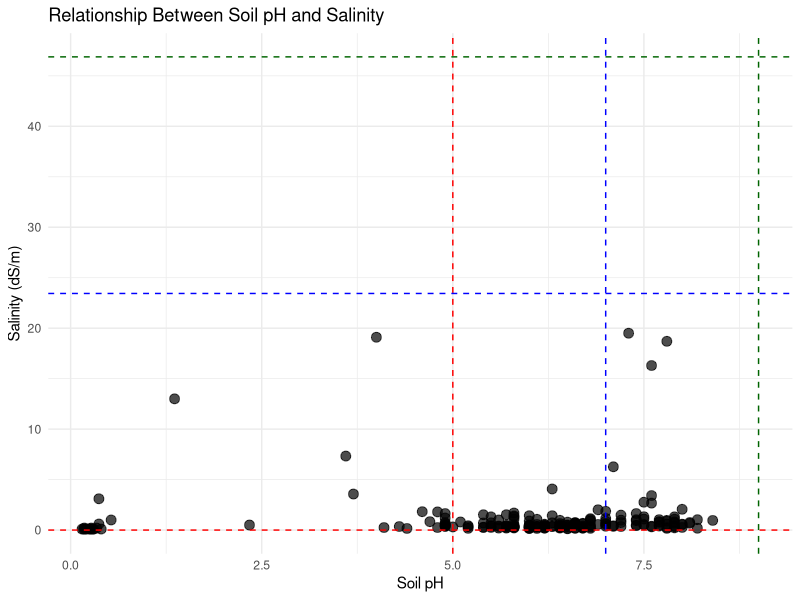

This chart was generated by the following R code:
## ---- chunk 1
library(ggplot2)
## ---- chunk 2
plot_data <- read.csv("SoilChem_NMDS.csv")
plot_data$pH <- as.numeric(plot_data$pH)
plot_data$Salinity_dS_m <- as.numeric(plot_data$Salinity_dS_m)
plot_data <- na.omit(plot_data)
## ---- chunk 3
ggplot(plot_data, aes(x = pH, y = Salinity_dS_m)) + 
  geom_point(size = 3, alpha = 0.7) + 
  
  # create vertical lines representing experimental pH values
  geom_vline(xintercept = 5, linetype = "dashed", color = "red") + 
  geom_vline(xintercept = 7, linetype = "dashed", color = "blue") + 
  geom_vline(xintercept = 9, linetype = "dashed", color = "darkgreen") +
  
  # create horizontal lines representing experimental salinity values
  geom_hline(yintercept = 0, linetype = "dashed", color = "red") + 
  geom_hline(yintercept = 23.4375, linetype = "dashed", color = "blue") + 
  geom_hline(yintercept = 46.875, linetype = "dashed", color = "darkgreen") + 
  
  theme_minimal() + 
  
  # labeling
  labs(
    title = "Relationship Between Soil pH and Salinity", 
    x = "Soil pH",
    y = "Salinity (dS/m)"
  )
